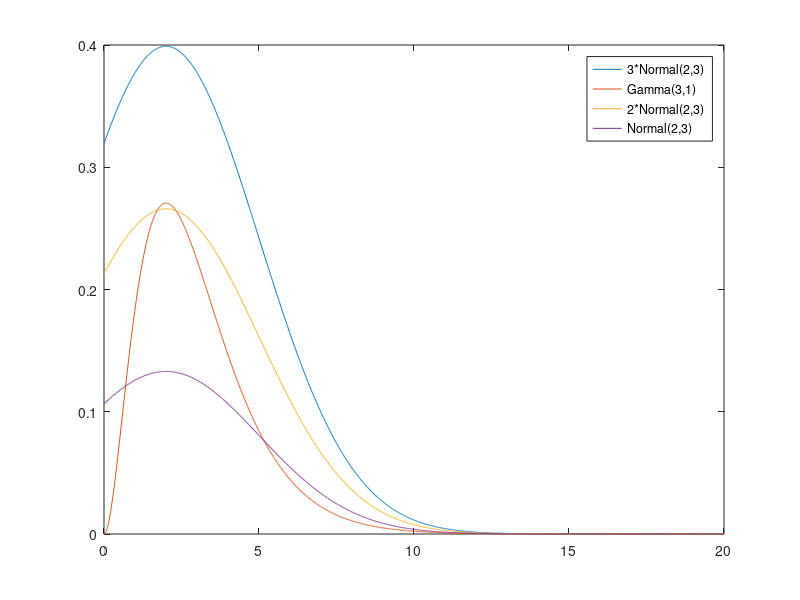

The MATLAB script that drew this image: (Note: this script raises an error after producing the figure.)
x = [0:.01:20];
mu=2;
sd=3;

%find K = ceiling of maximum of gamma(x,3,1) / Normal(x,u,s)
%This maximum K ensures that gamma(x,3,1) <= K * Normal(x,u,s) 
func=@(x)0.5*(sd*(2*pi)^0.5)*(x^2)*exp(-x)*exp(0.5*(x-mu)^2/(2*sd*sd));
funcneg=@(x)-func(x);
K_ceil=ceil(func(fminsearch(funcneg,2))); %fminsearch returns argmin
K_floor=K_ceil-1;

%Graphically confirm that gamma(x,3,1) <= K * Normal(x,u,s)
%From the graph, the inequality is clearly true up to 3 sd.
%Greater than 3 sd, zoom in to see that the inequality holds. 
figure('Name','Normal and Gamma Plots')
plot(x,K_ceil*normpdf(x,mu,sd),x,gampdf(x,3,1),x,K_floor*normpdf(x,mu,sd),x,normpdf(x,mu,sd)) 
legend(strcat(num2str(K_ceil),'*Normal(',num2str(mu),',',num2str(sd),')'),...
    'Gamma(3,1)',...
    strcat(num2str(K_floor),'*Normal(',num2str(mu),',',num2str(sd),')'),...    
    strcat('Normal(',num2str(mu),',',num2str(sd),')'))

samples10k=draw_samples(10000,mu,sd,func,K_ceil);
samples100k=draw_samples(100000,mu,sd,func,K_ceil);

%In each of the following cases, the fitted distribution is close to 
%gamma(3,1) so the rejection sampling reasonably samples a gamma(3,1)
figure('Name','10K Samples')
histfit(samples10k,100,'gamma')
gp=gamfit(samples10k);
legend('Histogram',strcat('Gamma(',num2str(gp(1)),',',num2str(gp(2)),')'))

figure('Name','100K Samples')
histfit(samples100k,100,'gamma')
gp=gamfit(samples100k);
legend('Histogram',strcat('Gamma(',num2str(gp(1)),',',num2str(gp(2)),')'))

function samples = draw_samples(num_samples,mu,sd,func,K_ceil)
    samples=zeros(num_samples,1);
    
    for i = 1:num_samples
        n=normrnd(mu,sd);

        %gamma dist defined (0,inf) but normal dist defined (-inf,inf)
        %there are n < 0 such that func(n)/K_ceil > 1. n < 0 are not 
        %possible samples from a gamma dist
        if n > 0 && rand <= func(n)/K_ceil 
            samples(i)=n;
        end    
    end
    samples=samples(samples~=0);
end
